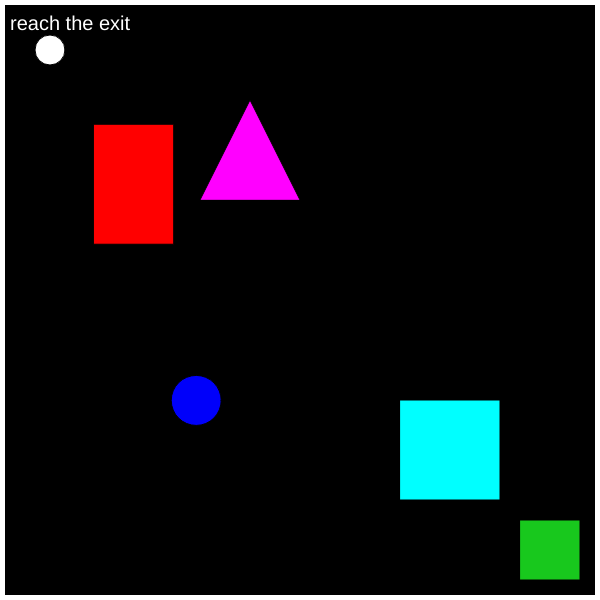
Frame 1 (no input)
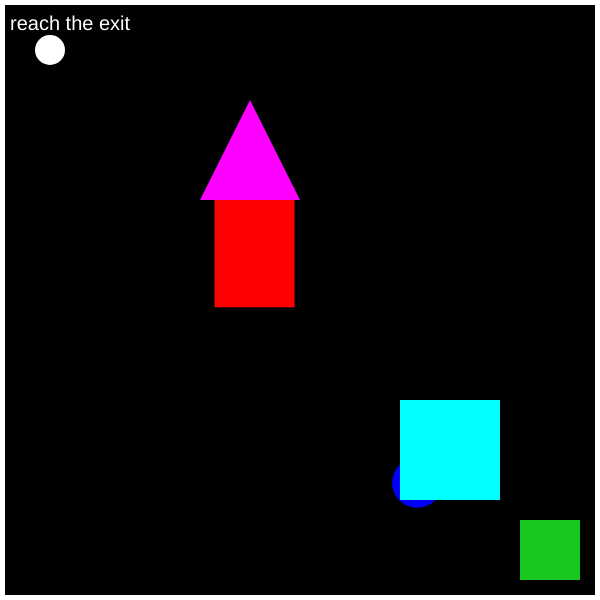
Frame 60 (no input)
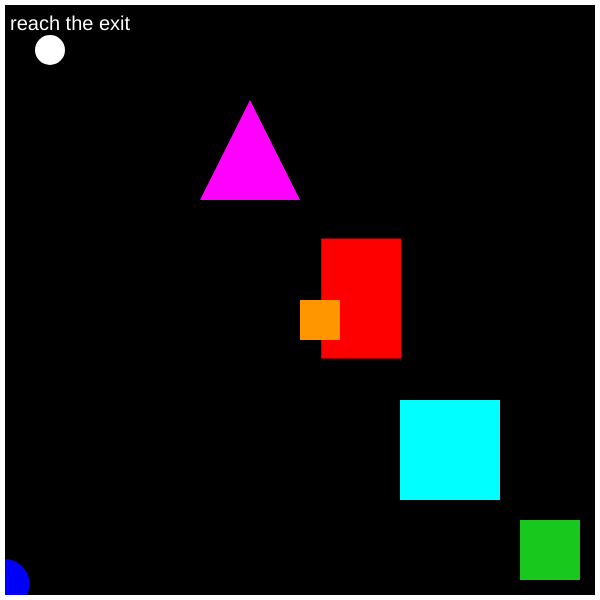
Frame 120 (the mouse pressed at the canvas centre since frame 60)

The p5.js sketch that drew these frames (run headless with seeded random() and noise() and a simulated clock; from frame 60 on, the mouse is pressed at the canvas centre):

// p5.js sketch
// ── sketch.js
var playerX = 50;
var playerY = 50;
var PlayerSize = 30;
var clickedObstacleX;
var clickedObstacleY;
var obstaclePlaced = false;
var obstacle1X = 90;
var obstacle1Y = 125;
var obstacle2X = 190;
var obstacle2Y = 400;

function setup() {
    createCanvas(600, 600);
}
function draw() {
    background(0);
    //funcs
    movePlayer();
    moveObstacle1();
    moveObstacle2();
    drawExit();
    drawObstacles();
    drawMouseObstacle();
    drawPlayer();
    drawBorder();
    displayWinMessage();
}
//player
function drawPlayer() {
fill (255);
circle (playerX, playerY, PlayerSize);
}
//player move
function movePlayer() {
if (keyIsDown(LEFT_ARROW)){
    playerX -= 5;
}
if (keyIsDown(RIGHT_ARROW)){
    playerX += 5;
}
if (keyIsDown(UP_ARROW)){
    playerY -= 5;
}
if (keyIsDown(DOWN_ARROW)){
    playerY += 5;
}
 playerX = constrain(playerX, 0, width);
 playerY = constrain(playerY, 0, height);
}
//movement of obi
  function moveObstacle1 (){
    obstacle1X += random(-2,6);
    obstacle1Y += random(-2,4);
    wrapObstacle1 ();
  }
  function moveObstacle2 () {
    obstacle2X += random(-2,9);
    obstacle2Y += random(-2,5);
    wrapObstacle2 ();
  }
    //wrappage
    function wrapObstacle1() {
if (obstacle1X > width) {
    obstacle1X = 0;
}
if (obstacle1X < 0) {
    obstacle1X = width;
}
if (obstacle1Y > height) {
    obstacle1Y = 0;
}
if (obstacle1Y < 0) {
    obstacle1Y = height
}
    }
    function wrapObstacle2 () {

if (obstacle2X > width) {
    obstacle2X = 0;
}
if (obstacle2X < 0) {
    obstacle2X = width;
}
if (obstacle2Y > height) {
    obstacle2Y = 0;
}
if (obstacle2Y < 0) {
    obstacle2Y = height;
}
    }

    //exit
    function drawExit() {
    fill(24,200,29);
    square(520, 520, 60);
    }
    //obstacles
function drawObstacles(){
   fill (255, 0, 0);
    rect(obstacle1X, obstacle1Y, 80, 120);
    
    fill (0, 0, 250);
    circle(obstacle2X, obstacle2Y, 50);

    fill (255, 0, 255);
    triangle(200, 200, 250, 100, 300, 200);
    
    fill (0, 255,255);
    square(400, 400, 100);
}
    //mouse place


 function drawMouseObstacle() {
   if (obstaclePlaced) {
    fill (255, 150, 0);
    rect(clickedObstacleX, clickedObstacleY, 40, 40);
   }
 }

 //mouse obi
function mousePressed () {
 if (mouseIsPressed) {
    clickedObstacleX = mouseX;
    clickedObstacleY = mouseY;
    obstaclePlaced = true
 }
}
//border
function drawBorder(){
    stroke (255); 
    strokeWeight(10);
    noFill ();
    rect(0,0, width, height);
    noStroke();
}



//da win
function displayWinMessage (){
if (playerX > 520 && playerX < 580 && playerY > 520 && playerY < 580)
{
    fill (255);
    textSize (40);
    text("winner", 200, 300);
}
else {
    fill(255);
    textSize(20);
    text("reach the exit", 10, 30);
}
}





  
  
